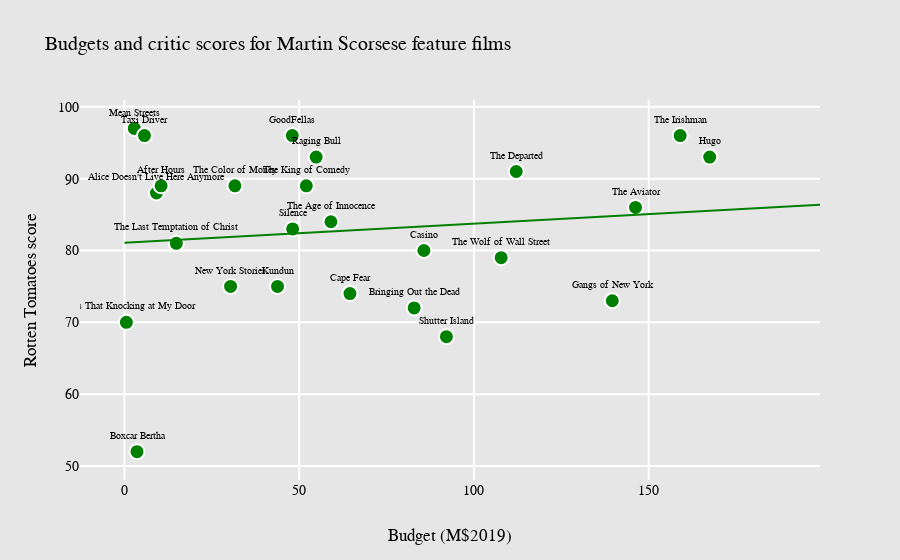

Notebook code for this chart:
### Markdown cell above
## Critic score as a function of budget.

### Code cell
fig = go.Figure()

fig.add_trace(go.Scatter(
    x=scorsese_features['budget_imdb_adj'], 
    y=scorsese_features['RT_score'],
    mode='markers+text',
    marker_color='green',
    marker_size=15,
    marker_line_width=2,
    marker_line_color='white',
    text=scorsese_features['title'],
    textposition="top center",
    textfont={'size':10},
    hovertemplate = '<br>Budget (M$2019): %{x}'+ '<br>Rotten Tomatoes score: %{y}' +
                    '<br>Title: %{text}' + '<extra></extra>',
    ))

# Add the linear fit.
fig.add_trace(go.Scatter(
    x=x_budget,
    y=fit_rt_score_budget,
    marker_color='green',
    mode='lines'
    ))

fig.update_layout(
    font={'color':'black', 'family':'Courier New', 'size':14},
    title='Budgets and critic scores for Martin Scorsese feature films',
    title_font_size=20,
    xaxis={
        'title':'Budget (M$2019)',
        'gridcolor':'white',
        'gridwidth':2,
    },
    yaxis={
        'title':'Rotten Tomatoes score',
        'gridcolor':'white',
        'gridwidth':2,
    },
    showlegend=False,
    paper_bgcolor='rgb(230, 230, 230)',
    plot_bgcolor='rgb(230, 230, 230)',
)
fig.show()

### Figure 1 — Plotly figure (JSON) as saved in the notebook; plotly's stock layout.template omitted (floating-point values rounded to 4 significant figures; data arrays with more than 128 entries replaced by an {"elided": "..."} marker saying what was removed)
{"data": [{"hovertemplate": "<br>Budget (M$2019): %{x}<br>Rotten Tomatoes score: %{y}<br>Title: %{text}<extra></extra>", "marker": {"color": "green", "line": {"color": "white", "width": 2}, "size": 15}, "mode": "markers+text", "text": ["Who's That Knocking at My Door", "Boxcar Bertha", "Mean Streets", "Alice Doesn't Live Here Anymore", "Taxi Driver", "Raging Bull", "The King of Comedy", "After Hours", "The Color of Money", "The Last Temptation of Christ", "New York Stories", "GoodFellas", "Cape Fear", "The Age of Innocence", "Casino", "Kundun", "Bringing Out the Dead", "Gangs of New York", "The Aviator", "The Departed", "Shutter Island", "Hugo", "The Wolf of Wall Street", "Silence", "The Irishman"], "textfont": {"size": 10}, "textposition": "top center", "type": "scatter", "x": [0.5639, 3.604, 2.828, 9.168, 5.737, 54.85, 52.04, 10.5, 31.62, 14.86, 30.38, 48.03, 64.53, 59.08, 85.68, 43.81, 82.9, 139.6, 146.2, 112.1, 92.13, 167.5, 107.8, 48.13, 159], "y": [70, 52, 97, 88, 96, 93, 89, 89, 89, 81, 75, 96, 74, 84, 80, 75, 72, 73, 86, 91, 68, 93, 79, 83, 96]}, {"marker": {"color": "green"}, "mode": "lines", "type": "scatter", "x": {"elided": "200 int values"}, "y": {"elided": "200 float values"}}], "layout": {"font": {"color": "black", "family": "Courier New", "size": 14}, "paper_bgcolor": "rgb(230, 230, 230)", "plot_bgcolor": "rgb(230, 230, 230)", "showlegend": false, "title": {"font": {"size": 20}, "text": "Budgets and critic scores for Martin Scorsese feature films"}, "xaxis": {"gridcolor": "white", "gridwidth": 2, "title": {"text": "Budget (M$2019)"}}, "yaxis": {"gridcolor": "white", "gridwidth": 2, "title": {"text": "Rotten Tomatoes score"}}}}
